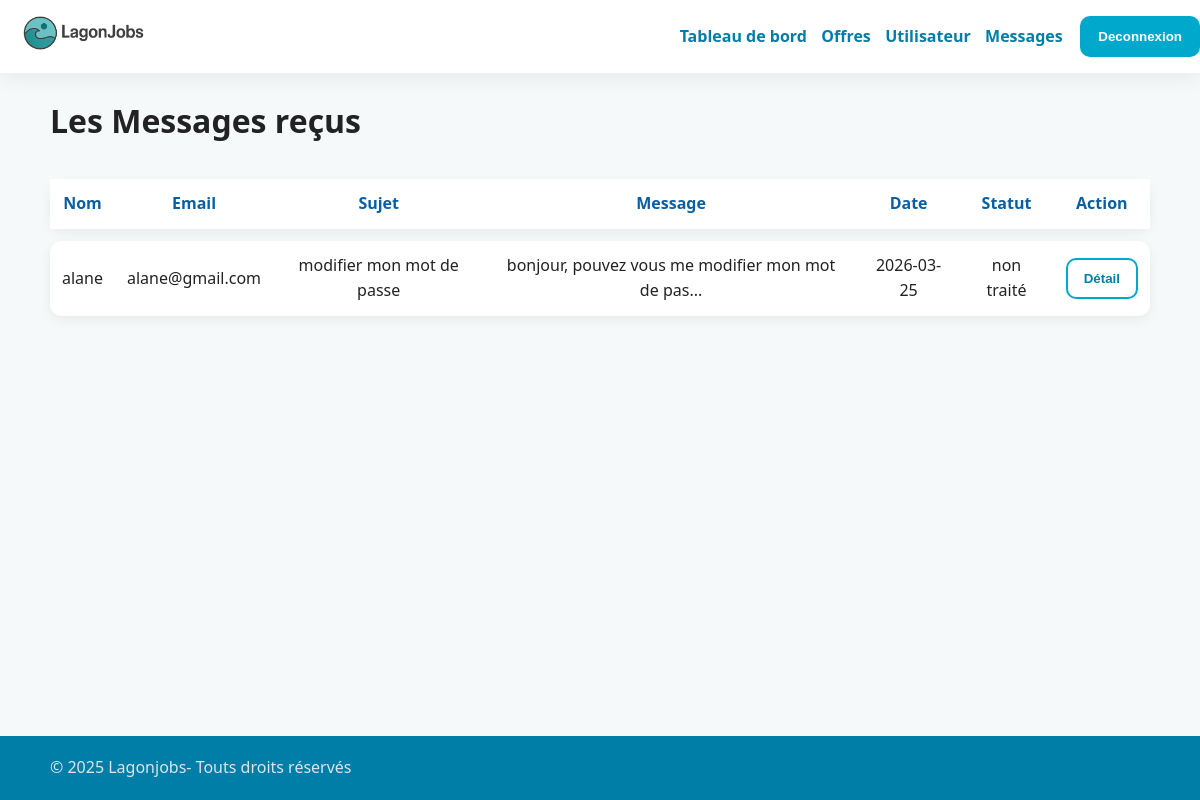
The app's page /Backoffice/messages_contact.php (signed in) with its own data.
### tables this page shows
CREATE TABLE `messages` (
  `Id` int(11) NOT NULL,
  `Nom` varchar(20) NOT NULL,
  `Email` varchar(100) NOT NULL,
  `Sujet` varchar(255) NOT NULL,
  `Message` text NOT NULL,
  `Statut` varchar(20) NOT NULL DEFAULT 'non traité',
  `Date` date NOT NULL DEFAULT current_timestamp()
);

### Backoffice/select.php (called while the page is built, shortened)
<?php
$sql = "SELECT * FROM `messages`";
$stmt = $pdo->prepare($sql);
$stmt->execute();
$messages=$stmt->fetchall();
?>

### Backoffice/messages_contact.php (the view, shortened to what this page needs)
<?php
require_once('../asset/configmysql.php');
require_once(__DIR__ . '/select.php');
?>
<!DOCTYPE html>
<html lang="en">
<head>
    <link rel="stylesheet" href="../css/style.css">
</head>
<body class="body">
    <header class="site-header header-inner">
    <span class="logo"><a href="gestion_offre.html"><img src="../logo/Logo.png" alt="logo lagonjobs"></span>
    <nav class="nav">
        <a href="gestion_offre.php">Tableau de bord</a>
        <a href="offres.php">Offres</a>
        <a href="utilisateurs.php">Utilisateur</a>
        <a href="messages_contact.php">Messages</a>
        <?php if(isset($_SESSION['LOG_ADMIN'])){ ?>
          <button class="btn" onclick="window.location.href='../Frontoffice/deconnexion.php'">Deconnexion</button>
        <?php } ?>
    </nav>
  </header>
    <main class="container">
        <h1>Les Messages reçus</h1>
        <table class="table-offres">
            <tr>
                <th>Nom</th>
                <th>Email</th>
                <th>Sujet</th>
                <th>Message</th>
                <th>Date</th>
                <th>Statut</th>
                <th>Action</th>
            </tr>
            <?php for ($i=0; $i < count($messages); $i++) { ?>
            <tr>
                <td><?php echo $messages[$i]['Nom'];?></td>
                <td><?php echo $messages[$i]['Email'];?></td>
                <td><?php echo $messages[$i]['Sujet'];?></td>
                <td><?php echo substr($messages[$i]['Message'], 0, 50) . "...";?></td>
                <td><?php echo $messages[$i]['Date'];?></td>
                <td><?php echo $messages[$i]['Statut'];?></td>
                <td>
                    <form action="update_utilisateur.php" method="post">
                        <button class="btn btn-outline" type="submit">Détail</button>
                    </form>
                </td>
            </tr>
            <?php } ?>
        </table>
    </main>
    <footer class="site-footer footer-inner">
    <p class="container">© 2025 Lagonjobs- Touts droits réservés</p>
  </footer>
</body>
</html>

### css/style.css (style rules this page uses)
:root { --lagon:#00A8CC; --lagon-dark:#007EA7; --bg:#F5F9FA; --text:#222222; --text-2:#555555; --success:#4CAF50; --error:#E63946; --card:#ffffff; --shadow:0 6px 18px rgba(0,0,0,.06); --radius:14px; --radius-sm:10px; --space:clamp(14px, 2.8vw, 22px); }
* { box-sizing:border-box }
html,body { margin:0;padding:0 }
body { font-family: system-ui, -apple-system, "Segoe UI", Roboto, "Helvetica Neue", Arial, "Noto Sans", "Liberation Sans", sans-serif; color:var(--text); background:var(--bg); line-height:1.6; }
.container { width:min(1100px, 92vw); margin:auto }
a { color:var(--lagon-dark); text-decoration:none }
.btn { background:var(--lagon); color:#fff; padding:.7rem 1rem; border-radius:10px; display:inline-block; font-weight:600; border:2px solid var(--lagon); transition:all .2s ease; }
.btn-outline { background:transparent; color:var(--lagon-dark) }
.site-header { position:sticky; top:0; z-index:10; background:#fff; box-shadow:var(--shadow); }
.header-inner { display:flex; align-items:center; justify-content:space-between; padding:.8rem 0 }
.logo { display: flex;align-items: center; }
.logo img { height: 40px;width: auto;object-fit: contain; }
.nav { display:flex; gap:.9rem; align-items:center }
.nav a { font-weight:600 }
.nav .btn, .nav .btn-outline { margin-left:.2rem }
.site-footer { background:#007EA7; color:#dbe5ea; }
.footer-inner { display:flex; justify-content:space-between; align-items:center; padding:1.2rem 0 }
.table-offres { width: 100%; border-collapse: separate; border-spacing: 0 12px; font-family: 'Segoe UI', sans-serif; }
.table-offres th { text-align: center; padding: 12px; color: #0a5fa3; font-weight: 600; }
.table-offres tr { background: #ffffff; box-shadow: 0 4px 12px rgba(0,0,0,0.06); border-radius: 12px; }
.table-offres td { padding: 12px; text-align: center; }
.table-offres tr td:first-child { border-top-left-radius: 12px; border-bottom-left-radius: 12px; }
.table-offres tr td:last-child { border-top-right-radius: 12px; border-bottom-right-radius: 12px; }
.table-offres td form { display: inline-block; }
html, body { height: 100%; }
body { display: flex; flex-direction: column; }
main { flex: 1; }
footer { background: #111; color: white; }

### records on screen
messages: Nom "alane", Email "alane@gmail.com", Sujet "modifier mon mot de passe", Message "bonjour, pouvez vous me modifier mon mot de pas", Date "2026-03-25", Statut "non traité"
